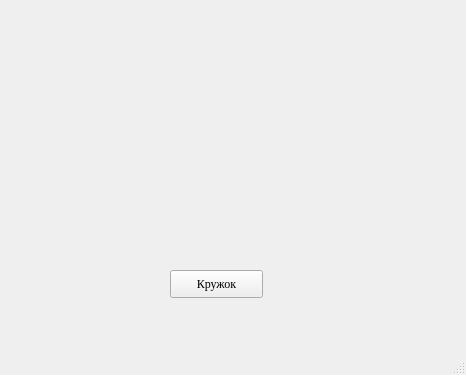
<?xml version="1.0" encoding="UTF-8"?>
<ui version="4.0">
 <class>MainWindow</class>
 <widget class="QMainWindow" name="MainWindow">
  <property name="geometry">
   <rect>
    <x>0</x>
    <y>0</y>
    <width>466</width>
    <height>375</height>
   </rect>
  </property>
  <property name="font">
   <font>
    <family>Times New Roman</family>
   </font>
  </property>
  <property name="cursor">
   <cursorShape>ArrowCursor</cursorShape>
  </property>
  <property name="windowTitle">
   <string>MainWindow</string>
  </property>
  <widget class="QWidget" name="centralwidget">
   <widget class="QPushButton" name="pushButton">
    <property name="geometry">
     <rect>
      <x>170</x>
      <y>270</y>
      <width>93</width>
      <height>28</height>
     </rect>
    </property>
    <property name="text">
     <string>Кружок</string>
    </property>
   </widget>
  </widget>
  <widget class="QMenuBar" name="menubar">
   <property name="geometry">
    <rect>
     <x>0</x>
     <y>0</y>
     <width>466</width>
     <height>23</height>
    </rect>
   </property>
  </widget>
  <widget class="QStatusBar" name="statusbar"/>
 </widget>
 <resources/>
 <connections/>
</ui>
